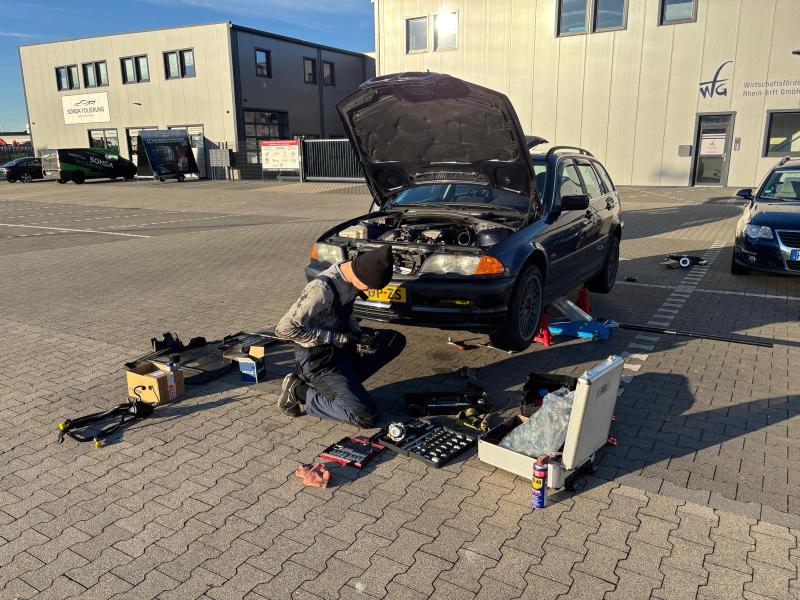
#> input picture pictures/154d934b-f204-464e-ae04-7d6d4b43dd40.jpg, 1600 x 1200 px (shown at 1/2 size); its folder holds only this picture in this run
$ python make_poster.py
#> lines starting #> are read from the running program, lines starting #| are printed output that depends on the picture
#!/usr/bin/env python3
"""Build a collage poster (default 40x30 cm) from ./pictures, guided by an optional manifest.yaml.

Renders at the highest DPI that (a) does not upscale any source photo and
(b) yields a JPEG (quality 100, 4:4:4 chroma) no larger than MAX_BYTES.

Manifest (every key optional; dates default to EXIF, so only write them to override):

  title: Poster title
  size: [40, 30]         # [width, height] in cm; sets the aspect ratio, e.g. [30, 40] for portrait
  order: date            # or "manifest"; only sorts the top level, nested items keep list order
  numbering: true        # false hides the "N." prefix in top-level captions
  dates: true            # false hides all caption dates; `date: false` on an item hides only its date
  margin: 0              # default item margin in cm (see per-item margin below)
  columns: 6             # force the poster grid
  rows: 5
  items:
    - IMG_1.jpeg                      # single picture
    - IMG_2.jpeg: Bought it           # single picture with title
    - IMG_3.jpeg: {title: ..., date: 2024-07-06, col: 1, row: 1, colspan: 2, rowspan: 2}
    - IMG_8.jpeg:
        fit: contain                  # cover (default): fill cell and crop; contain: show whole photo
        position: [50, 20]            # x/y in percent: crop focus (cover) or placement (contain)
        zoom: 1.5                     # >1 zooms in, <1 shrinks; default 1
        margin: [0.5, 1]              # inset within its cell in cm: n, [v, h] or [top, right, bottom, left]
    - title: Water pump               # group: any mapping with an "items" key
      date: 2024-07-06
      margin: 0.3                     # groups take a margin too (not inherited by their items)
      colspan: 3                      # cells covered in the parent grid (default: cols x rows)
      rowspan: 2
      cols: 3                         # the group's own sub-grid inside that area
      rows: 2
      col: 1                          # 1-based pinned position in the parent grid
      row: 1
      items:                          # same syntax as the top level, nestable
        - IMG_4.jpeg
        - IMG_5.jpeg: Old pump        # titles of nested pictures are drawn on the photo
        - rows: 2                     # untitled subgroup: two photos stacked in one cell
          rowspan: 1
          items: [IMG_6.jpeg, IMG_7.jpeg]

Unset group cols/rows are chosen as compact as possible.
Pictures in ./pictures not listed are skipped with a warning.
Without a manifest every picture is a single top-level item.
"""
from __future__ import annotations

import argparse
import io
import math
import sys
import time
from dataclasses import dataclass, field
from datetime import date, datetime
from pathlib import Path
from typing import Union

import yaml
from PIL import Image, ImageDraw, ImageFont, ImageOps

ROOT = Path(__file__).parent
PICTURES_DIR = ROOT / "pictures"
MANIFEST = ROOT / "manifest.yaml"
OUTPUT = ROOT / "poster.jpg"

POSTER_CM = (40, 30)
MAX_DPI = 1200
MIN_DPI = 300
MAX_BYTES = 50 * 1000 * 1000
DEFAULT_TITLE = "BMW E46 320i Touring (1999) - Maintenance log"
BG = (18, 18, 18)
FG = (235, 235, 235)
EXTS = {".jpg", ".jpeg", ".png"}
TILE_ASPECT = 4 / 3

MARGIN_CM = 1.0
GUTTER_CM = 0.25
TITLE_CM = 2.0
LABEL_CM = 0.5


@dataclass
class Picture:
    path: Path
    taken: datetime
    title: str = ""
    date: date | None = None
    pos: tuple[int, int] | None = None
    colspan: int = 1
    rowspan: int = 1
    fit: str = "cover"
    position: tuple[float, float] = (0.5, 0.5)
    zoom: float = 1.0
    show_date: bool = True
    margin: tuple[float, float, float, float] | None = None

    @property
    def day(self) -> date:
        return self.date or self.taken.date()

    def pictures(self) -> list[Picture]:
        return [self]


@dataclass
class Group:
    children: list[Node]
    placed: list[tuple[int, int]]
    cols: int
    rows: int
    title: str = ""
    date: date | None = None
    pos: tuple[int, int] | None = None
    colspan: int = 1
    rowspan: int = 1
    show_date: bool = True
    margin: tuple[float, float, float, float] | None = None

    def pictures(self) -> list[Picture]:
        return [p for child in self.children for p in child.pictures()]


Node = Union[Picture, Group]


def sort_key(node: Node) -> tuple[date, datetime]:
    pics = node.pictures()
    return node.date or min(p.day for p in pics), min(p.taken for p in pics)


def date_label(node: Node) -> str:
    if node.date:
        return f"{node.date:%d-%m-%Y}"
    days = sorted({p.day for p in node.pictures()})
    return f"{days[0]:%d-%m-%Y}" if len(days) == 1 else f"{days[0]:%d-%m-%Y} - {days[-1]:%d-%m-%Y}"


@dataclass
class Rect:
    x: float
    y: float
    w: float
    h: float


@dataclass
class Layout:
    size: tuple[float, float]
    tiles: list[tuple[Picture, Rect, str]] = field(default_factory=list)
    captions: list[tuple[Rect, str]] = field(default_factory=list)


@dataclass
class LayoutOptions:
    numbering: bool
    dates: bool
    margin: tuple[float, float, float, float]


def taken_at(path: Path) -> datetime:
    try:
        with Image.open(path) as im:
            exif = im.getexif()
            raw = exif.get_ifd(0x8769).get(36867) or exif.get(306)
            if raw:
                return datetime.strptime(raw.strip("\x00"), "%Y:%m:%d %H:%M:%S")
    except (OSError, ValueError):
        pass
    return datetime.fromtimestamp(path.stat().st_mtime)


def oriented_size(path: Path) -> tuple[int, int]:
    with Image.open(path) as im:
        w, h = im.size
        # EXIF orientations 5-8 swap width and height.
        return (h, w) if im.getexif().get(0x0112, 1) in (5, 6, 7, 8) else (w, h)


def parse_date(value: object, where: str) -> date | None:
    # `date: false` hides the date in the caption; sorting still falls back to EXIF.
    if value is None or value is False:
        return None
    # YAML already turns unquoted YYYY-MM-DD into a date.
    if isinstance(value, date):
        return value
    try:
        return date.fromisoformat(str(value))
    except ValueError:
        sys.exit(f"manifest: invalid date {value!r} in {where}; use YYYY-MM-DD")


def parse_position(spec: dict, where: str) -> tuple[int, int] | None:
    if "col" not in spec and "row" not in spec:
        return None
    if "col" not in spec or "row" not in spec:
        sys.exit(f"manifest: {where} needs both col and row to be pinned")
    return spec["col"] - 1, spec["row"] - 1


def parse_span(spec: dict, where: str, default: tuple[int, int] = (1, 1)) -> tuple[int, int]:
    span = spec.get("colspan", default[0]), spec.get("rowspan", default[1])
    if not all(isinstance(s, int) and s >= 1 for s in span):
        sys.exit(f"manifest: {where} colspan/rowspan must be positive integers")
    return span


def parse_margin(spec: dict, where: str) -> tuple[float, float, float, float] | None:
    """CSS-style: a number, [vertical, horizontal] or [top, right, bottom, left], in cm."""
    value = spec.get("margin")
    if value is None:
        return None
    values = value if isinstance(value, list) else [value]
    if len(values) not in (1, 2, 4) or not all(
            isinstance(v, (int, float)) and not isinstance(v, bool) and v >= 0 for v in values):
        sys.exit(f"manifest: {where} margin must be a non-negative number, [v, h] or [top, right, bottom, left] (cm)")
    if len(values) == 1:
        values = values * 4
    elif len(values) == 2:
        values = [values[0], values[1], values[0], values[1]]
    return tuple(float(v) for v in values)


def parse_framing(meta: dict, where: str) -> tuple[str, tuple[float, float], float]:
    fit = meta.get("fit", "cover")
    if fit not in ("cover", "contain"):
        sys.exit(f"manifest: {where} fit must be 'cover' or 'contain'")
    position = meta.get("position", [50, 50])
    if not (isinstance(position, list) and len(position) == 2
            and all(isinstance(v, (int, float)) for v in position)):
        sys.exit(f"manifest: {where} position must be [x, y] in percent")
    zoom = meta.get("zoom", 1)
    if not (isinstance(zoom, (int, float)) and zoom > 0):
        sys.exit(f"manifest: {where} zoom must be a positive number")
    return fit, (position[0] / 100, position[1] / 100), float(zoom)


def framing(pic: Picture, src: tuple[int, int], cell: tuple[float, float]) -> tuple[float, float, float]:
    """Return the scale (cell units per source pixel) and the photo's offset within the cell."""
    (w, h), (cw, ch) = src, cell
    scale = (max if pic.fit == "cover" else min)(cw / w, ch / h) * pic.zoom
    return scale, (cw - w * scale) * pic.position[0], (ch - h * scale) * pic.position[1]


def load_items(manifest: dict, files: dict[str, Path]) -> list[Node]:
    seen: set[str] = set()

    def picture(entry: object, where: str) -> Picture:
        """Accept `name`, `name: title` or `name: {title, date, col, row, colspan, rowspan}`."""
        if isinstance(entry, str):
            name, meta = entry, {}
        elif isinstance(entry, dict) and len(entry) == 1:
            name, meta = next(iter(entry.items()))
            meta = {"title": meta} if isinstance(meta, str) else (meta or {})
        else:
            hint = "; groups list their children under 'items'" if isinstance(entry, dict) and "pictures" in entry else ""
            sys.exit(f"manifest: {where} is not a picture entry: {entry!r}{hint}")
        if name not in files:
            sys.exit(f"manifest: {where} references unknown picture {name!r}")
        if name in seen:
            sys.exit(f"manifest: picture {name!r} is listed more than once")
        seen.add(name)
        return Picture(files[name], taken_at(files[name]), meta.get("title") or "",
                       parse_date(meta.get("date"), f"{where} ({name})"), parse_position(meta, where),
                       *parse_span(meta, where), *parse_framing(meta, f"{where} ({name})"),
                       show_date=meta.get("date") is not False, margin=parse_margin(meta, f"{where} ({name})"))

    # [9 lines left out: function group, not called in this run]

    def node(entry: object, where: str) -> Node:
        return group(entry, where) if isinstance(entry, dict) and "items" in entry else picture(entry, where)

    nodes = [node(e, f"items[{i}]") for i, e in enumerate(manifest.get("items") or [])]
#> in taken_at, im is the input picture: PIL image 1600x1200 RGB; mean R, G, B 126.1, 120.5, 109.9

    for name in sorted(set(files) - seen):
        print(f"warning: {name} is not in the manifest; skipped", file=sys.stderr)

    if manifest.get("order", "date") == "date":
        nodes.sort(key=sort_key)
    return nodes


# [15 lines left out: function group_grid, not called in this run]


def pack(nodes: list[Node], cols: int, max_rows: int | None) -> list[tuple[int, int]] | None:
    """Place nodes on a cols-wide cell grid: pinned nodes first, then first-fit in order."""
    occupied: set[tuple[int, int]] = set()
    placed: list[tuple[int, int] | None] = [None] * len(nodes)

    def cells(c: int, r: int, n: Node) -> list[tuple[int, int]]:
        return [(c + dc, r + dr) for dc in range(n.colspan) for dr in range(n.rowspan)]

    for i, n in enumerate(nodes):
        if n.pos:
            c, r = n.pos
            block = cells(c, r, n)
            if c < 0 or r < 0 or c + n.colspan > cols or occupied.intersection(block):
                return None
            occupied.update(block)
            placed[i] = n.pos

    for i, n in enumerate(nodes):
        if placed[i]:
            continue
        if n.colspan > cols:
            return None
        r = 0
        while placed[i] is None:
            for c in range(cols - n.colspan + 1):
                block = cells(c, r, n)
                if not occupied.intersection(block):
                    occupied.update(block)
                    placed[i] = (c, r)
                    break
            r += 1

    if max_rows is not None and used_rows(nodes, placed) > max_rows:
        return None
    return placed


def used_rows(nodes: list[Node], placed: list[tuple[int, int]]) -> int:
    return max(r + n.rowspan for (_, r), n in zip(placed, nodes))


def cell_size(area_w: float, area_h: float, cols: int, rows: int) -> tuple[float, float]:
    return (area_w - GUTTER_CM * (cols - 1)) / cols, (area_h - GUTTER_CM * (rows - 1)) / rows


def choose_grid(nodes: list[Node], area_w: float, area_h: float,
                force_cols: int | None, force_rows: int | None) -> tuple[int, int, list[tuple[int, int]]]:
    total = sum(n.colspan * n.rowspan for n in nodes)
    candidates = [force_cols] if force_cols else range(1, total + 1)
    best = None
    for cols in candidates:
        placed = pack(nodes, cols, force_rows)
        if placed is None:
            continue
        rows = force_rows or used_rows(nodes, placed)
        cell_w, cell_h = cell_size(area_w, area_h, cols, rows)
        # Score by the largest 4:3 photo that fits, so the grid avoids extreme crop ratios.
        score = min(cell_w, (cell_h - LABEL_CM) * TILE_ASPECT)
        if best is None or score > best[0]:
            best = (score, cols, rows, placed)
    if best is None:
        sys.exit("manifest: items do not fit the requested poster grid")
    return best[1], best[2], best[3]


def last_row_shift(nodes: list[Node], placed: list[tuple[int, int]], cols: int) -> float:
    """Columns to shift the bottom row by to center it, if it only holds single-row, unpinned nodes."""
    bottom = used_rows(nodes, placed)
    in_last = [(c, n) for (c, r), n in zip(placed, nodes) if r + n.rowspan == bottom]
    if any(n.rowspan > 1 or n.pos for _, n in in_last):
        return 0.0
    used = sorted((c, c + n.colspan) for c, n in in_last)
    if used[0][0] != 0 or any(a[1] != b[0] for a, b in zip(used, used[1:])):
        return 0.0
    return (cols - used[-1][1]) / 2


def layout_grid(layout: Layout, nodes: list[Node], placed: list[tuple[int, int]], cols: int, rows: int,
                area: Rect, top_level: bool, opts: LayoutOptions) -> None:
    cell_w, cell_h = cell_size(area.w, area.h, cols, rows)
    shift = last_row_shift(nodes, placed, cols)
    bottom = used_rows(nodes, placed)
    for i, ((c, r), n) in enumerate(zip(placed, nodes), start=1):
        dx = shift if r + n.rowspan == bottom else 0.0
        rect = Rect(area.x + (c + dx) * (cell_w + GUTTER_CM), area.y + r * (cell_h + GUTTER_CM),
                    n.colspan * cell_w + (n.colspan - 1) * GUTTER_CM, n.rowspan * cell_h + (n.rowspan - 1) * GUTTER_CM)
        top, right, bottom_m, left = n.margin or opts.margin
        rect = Rect(rect.x + left, rect.y + top, rect.w - left - right, rect.h - top - bottom_m)
        if rect.w <= 0 or rect.h <= LABEL_CM:
            name = n.path.name if isinstance(n, Picture) else (n.title or "untitled group")
            sys.exit(f"manifest: margin leaves no room for {name}")
        # Top-level items are always captioned; nested groups only when they carry a title or date,
        # so untitled subgroups act as pure layout blocks.
        if top_level or (isinstance(n, Group) and (n.title or n.date)):
            text = "  ·  ".join(filter(None, [n.title, date_label(n) if opts.dates and n.show_date else ""]))
            if top_level and opts.numbering:
                text = f"{i}.  {text}".rstrip()
            layout.captions.append((Rect(rect.x, rect.y + rect.h - LABEL_CM, rect.w, LABEL_CM), text))
            rect = Rect(rect.x, rect.y, rect.w, rect.h - LABEL_CM)
        if isinstance(n, Picture):
            layout.tiles.append((n, rect, "" if top_level else n.title))
        else:
            layout_grid(layout, n.children, n.placed, n.cols, n.rows, rect, False, opts)


def parse_size(manifest: dict) -> tuple[float, float]:
    value = manifest.get("size", list(POSTER_CM))
    min_w, min_h = 2 * MARGIN_CM + 1, 2 * MARGIN_CM + TITLE_CM + LABEL_CM + 1
    if not (isinstance(value, list) and len(value) == 2
            and all(isinstance(v, (int, float)) and not isinstance(v, bool) for v in value)
            and value[0] >= min_w and value[1] >= min_h):
        sys.exit(f"manifest: size must be [width, height] in cm, at least [{min_w:g}, {min_h:g}]")
    return float(value[0]), float(value[1])


def build_layout(nodes: list[Node], manifest: dict) -> tuple[Layout, int, int]:
    size = parse_size(manifest)
    area = Rect(MARGIN_CM, MARGIN_CM + TITLE_CM, size[0] - 2 * MARGIN_CM, size[1] - TITLE_CM - 2 * MARGIN_CM)
    cols, rows, placed = choose_grid(nodes, area.w, area.h, manifest.get("columns"), manifest.get("rows"))
    opts = LayoutOptions(manifest.get("numbering", True), manifest.get("dates", True),
                          parse_margin(manifest, "top-level") or (0.0, 0.0, 0.0, 0.0))
    layout = Layout(size)
    layout_grid(layout, nodes, placed, cols, rows, area, True, opts)
    return layout, cols, rows


def source_limited_dpi(layout: Layout) -> int:
    """Highest DPI at which every visible source region is still rendered at >= 1:1."""
    limit = math.inf
    for pic, rect, _ in layout.tiles:
        scale, _, _ = framing(pic, oriented_size(pic.path), (rect.w, rect.h))
        limit = min(limit, 2.54 / scale)
    return int(limit)


_fonts: dict[int, ImageFont.FreeTypeFont] = {}


def load_font(size: int) -> ImageFont.FreeTypeFont:
    if size not in _fonts:
        for name in ("/System/Library/Fonts/Helvetica.ttc", "DejaVuSans.ttf", "Arial.ttf"):
            try:
                _fonts[size] = ImageFont.truetype(name, size)
                break
            except OSError:
                continue
        else:
            _fonts[size] = ImageFont.load_default(size=size)
    return _fonts[size]


def fit_font(draw: ImageDraw.ImageDraw, text: str, size: int, max_w: float) -> ImageFont.FreeTypeFont:
    while size > 6 and draw.textlength(text, font=load_font(size)) > max_w:
        size -= 1
    return load_font(size)


def render(layout: Layout, title: str, dpi: int) -> Image.Image:
    def px(v: float) -> int:
        return round(v / 2.54 * dpi)

    def box(r: Rect) -> tuple[int, int, int, int]:
        return px(r.x), px(r.y), px(r.x + r.w), px(r.y + r.h)

    poster = Image.new("RGB", (px(layout.size[0]), px(layout.size[1])), BG)
    draw = ImageDraw.Draw(poster)
    title_font = fit_font(draw, title, px(TITLE_CM * 0.5), poster.width - 2 * px(MARGIN_CM))
    draw.text((poster.width / 2, px(MARGIN_CM + TITLE_CM / 2)), title, font=title_font, fill=FG, anchor="mm")
    label_size = px(LABEL_CM * 0.6)

    for pic, rect, overlay in layout.tiles:
        x0, y0, x1, y1 = box(rect)
        cw, ch = x1 - x0, y1 - y0
        tile = Image.new("RGB", (cw, ch), BG)
        with Image.open(pic.path) as im:
            im = ImageOps.exif_transpose(im).convert("RGB")
            scale, ox, oy = framing(pic, im.size, (cw, ch))
            vx0, vy0 = round(max(0.0, ox)), round(max(0.0, oy))
            vx1, vy1 = round(min(cw, ox + im.width * scale)), round(min(ch, oy + im.height * scale))
            if vx1 > vx0 and vy1 > vy0:
                src_box = (max(0.0, (vx0 - ox) / scale), max(0.0, (vy0 - oy) / scale),
                           min(im.width, (vx1 - ox) / scale), min(im.height, (vy1 - oy) / scale))
                tile.paste(im.resize((vx1 - vx0, vy1 - vy0), Image.LANCZOS, box=src_box), (vx0, vy0))
        if overlay:
            band_h = px(LABEL_CM)
            band = Image.new("RGBA", tile.size, (0, 0, 0, 0))
            bdraw = ImageDraw.Draw(band)
            bdraw.rectangle((0, tile.height - band_h, tile.width, tile.height), fill=(0, 0, 0, 150))
            font = fit_font(bdraw, overlay, label_size, tile.width * 0.95)
            bdraw.text((tile.width / 2, tile.height - band_h / 2), overlay, font=font, fill=FG, anchor="mm")
            tile = Image.alpha_composite(tile.convert("RGBA"), band).convert("RGB")
        poster.paste(tile, (x0, y0))

    for rect, text in layout.captions:
        x0, y0, x1, y1 = box(rect)
        font = fit_font(draw, text, label_size, (x1 - x0) * 0.98)
        draw.text(((x0 + x1) / 2, (y0 + y1) / 2), text, font=font, fill=FG, anchor="mm")
    return poster


def encode(poster: Image.Image, dpi: int) -> bytes:
    buf = io.BytesIO()
    poster.save(buf, "JPEG", quality=100, subsampling=0, optimize=True, dpi=(dpi, dpi))
    return buf.getvalue()


# [13 lines left out: function init_manifest, not called in this run]


def build() -> None:
    files = {p.name: p for p in sorted(PICTURES_DIR.iterdir()) if p.suffix.lower() in EXTS}
    manifest = (yaml.safe_load(MANIFEST.read_text()) or {}) if MANIFEST.exists() else {"items": list(files)}
    nodes = load_items(manifest, files)
    if not nodes:
        sys.exit("nothing to render")
    layout, cols, rows = build_layout(nodes, manifest)
    title = manifest.get("title") or DEFAULT_TITLE

    dpi = max(MIN_DPI, min(MAX_DPI, source_limited_dpi(layout)))
#> in framing, `(w, h), (cw, ch) = src, cell`: w = 1600; h = 1200; cw = 38; ch = 25.5
#> in framing, `scale = (max if pic.fit == "cover" else min)(cw / w, ch / h) * pic.zoom`: scale = 0.0238
#> in source_limited_dpi, `limit = min(limit, 2.54 / scale)`: limit = 106.9
    print(f"{len(nodes)} top-level items, {len(layout.tiles)} pictures, grid {cols}x{rows}, starting at {dpi} DPI")

    while True:
        poster = render(layout, title, dpi)
        data = encode(poster, dpi)
        print(f"  {dpi} DPI -> {poster.width}x{poster.height}px, {len(data) / 1e6:.1f} MB")
        if len(data) <= MAX_BYTES:
            break
        if dpi <= MIN_DPI:
            sys.exit(f"Poster exceeds {MAX_BYTES / 1e6:.0f} MB even at {MIN_DPI} DPI.")
        # File size scales roughly with pixel count, i.e. with DPI squared; 0.98 adds headroom.
        dpi = max(MIN_DPI, int(dpi * math.sqrt(MAX_BYTES / len(data)) * 0.98))

    tmp = OUTPUT.with_suffix(".tmp")
    tmp.write_bytes(data)
    tmp.replace(OUTPUT)
    print(f"Saved {OUTPUT} ({poster.width}x{poster.height}px, {dpi} DPI, {len(data) / 1e6:.1f} MB)")


def watched_state() -> tuple[float, float]:
    manifest_mtime = MANIFEST.stat().st_mtime if MANIFEST.exists() else 0.0
    return manifest_mtime, PICTURES_DIR.stat().st_mtime


# [23 lines left out: function watch, not called in this run]


def main() -> None:
    parser = argparse.ArgumentParser(description=__doc__, formatter_class=argparse.RawDescriptionHelpFormatter)
    parser.add_argument("--init", action="store_true", help="write a starter manifest.yaml and exit")
    parser.add_argument("--watch", action="store_true", help="keep running and re-render on manifest/picture changes")
    parser.add_argument("--interval", type=float, default=1.0, help="seconds between change checks in --watch mode")
    args = parser.parse_args()

    if args.init:
        init_manifest({p.name: p for p in sorted(PICTURES_DIR.iterdir()) if p.suffix.lower() in EXTS})
    elif args.watch:
        watch(args.interval)
    else:
        build()
#> in build, `dpi = max(MIN_DPI, min(MAX_DPI, source_limited_dpi(layout)))`: dpi = 300
#| 1 top-level items, 1 pictures, grid 1x1, starting at 300 DPI
#> in render, `tile.paste(im.resize((vx1 - vx0, vy1 - vy0), Image.LANCZOS, box=src_bo..`:
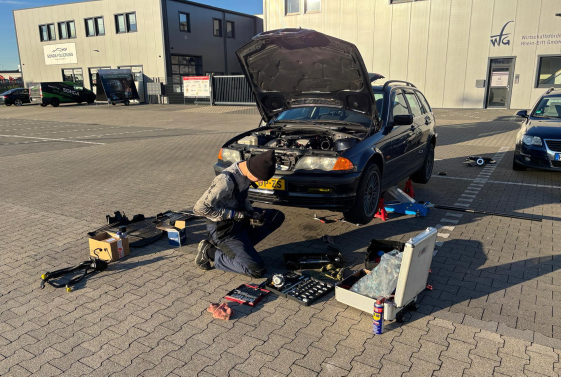
#> tile: PIL image 4488x3012 RGB (shown at 1/8 size); mean R, G, B 122.7, 116.1, 104.7
#> in render, `poster.paste(tile, (x0, y0))`:
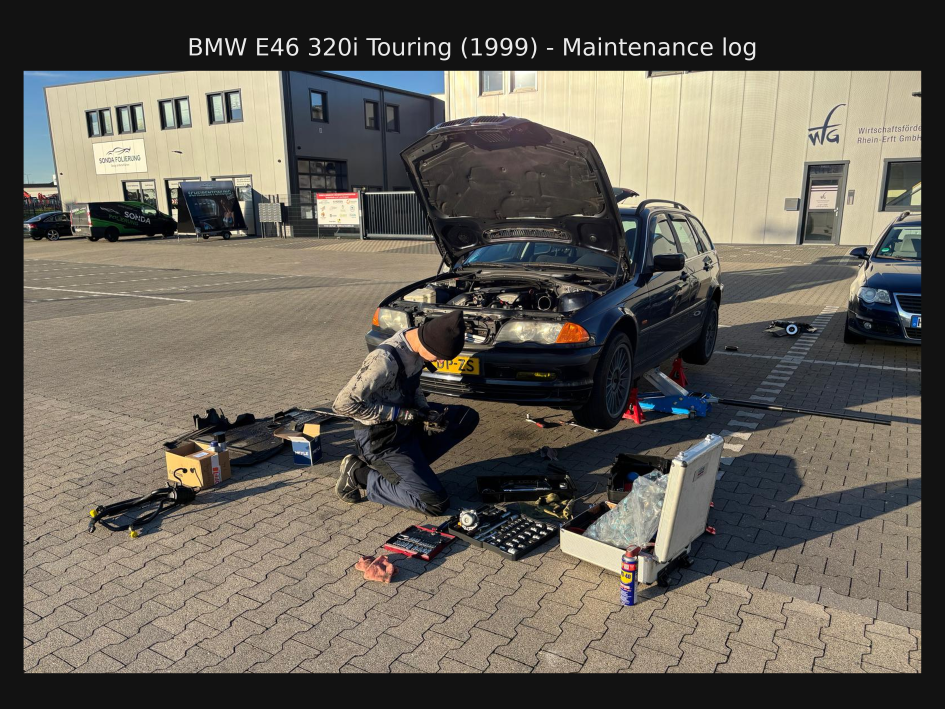
#> poster: PIL image 4724x3543 RGB (shown at 1/5 size); mean R, G, B 103.5, 98.1, 88.9
#|   300 DPI -> 4724x3543px, 8.6 MB
#| Saved poster.jpg (4724x3543px, 300 DPI, 8.6 MB)


if __name__ == "__main__":
    main()
